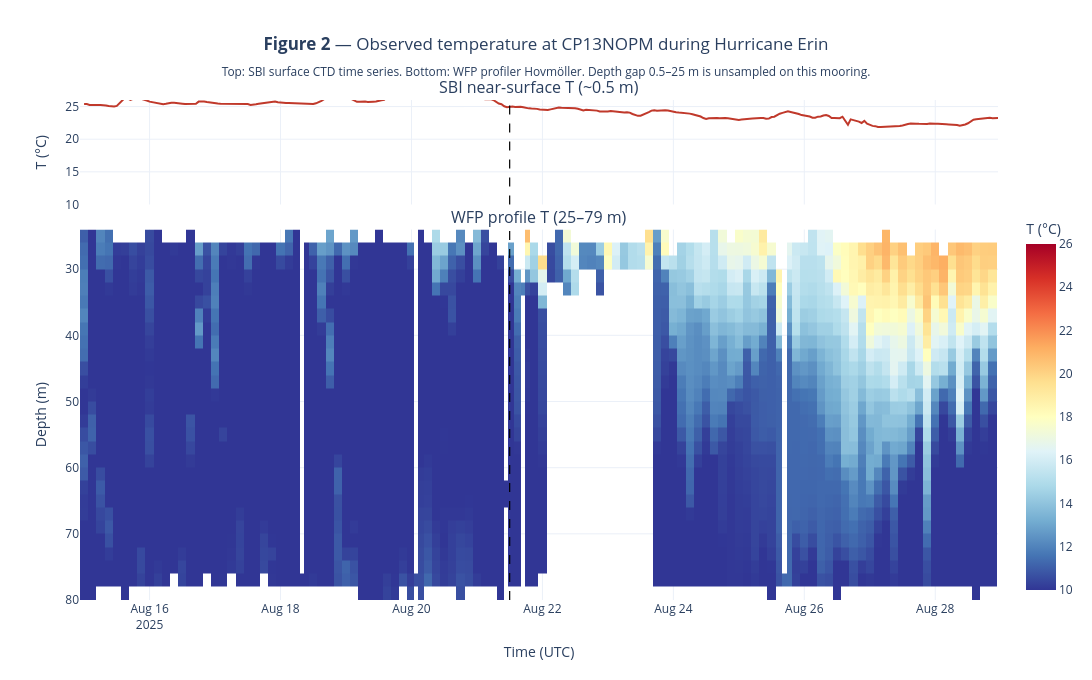

The code cell stored with this chart in its notebook:
### Markdown cell above
<span style="font-family: 'Courier New', monospace;">

## 4. Figure 2 — Observation T(z, t) Hovmöller (T033)

WFP profiler T at CP13NOPM on the 2 m × hourly grid, after QARTOD
filtering (accepting flag 1 = pass and flag 2 = not evaluated) and a
range check against the constitution's MAB bounds (T: 2–28 °C,
S: 28–37 PSU). Each plotted cell is the hourly mean of accepted
samples at that depth bin; white cells within the 25–79 m band are
hours without a profile pass through that depth, not filtered data.
The top strip shows near-surface T from the separate SBI cable CTD
at nominal ~0.5 m — plotted for context, not included in the
Hovmöller grid (see Step 9 caveat in methods doc). The closest-
approach time is marked (dashed black line).

</span>

### Code cell
wfp_pv = wfp.pivot(index='depth', columns='time', values='T').sort_index()

TEMP_MIN, TEMP_MAX = 10.0, 26.0   # °C, common scale for Figures 2-4

# Two-row layout: top strip = SBI surface T time series;
# main panel = WFP Hovmoller (25-79 m). 0.5-25 m is unsampled (documented gap).
fig2 = make_subplots(
    rows=2, cols=1,
    shared_xaxes=True,
    row_heights=[0.22, 0.78],
    vertical_spacing=0.05,
    subplot_titles=('SBI near-surface T (~0.5 m)', 'WFP profile T (25–79 m)'),
)

# Top strip: SBI surface time series
fig2.add_trace(
    go.Scatter(
        x=sbi['time'], y=sbi['T'],
        mode='lines',
        line=dict(color='#C0392B', width=2),
        name='SBI ~0.5 m',
        hovertemplate='%{x|%Y-%m-%d %H:%M}<br>T=%{y:.2f} °C<extra>SBI surface</extra>',
    ),
    row=1, col=1,
)

# Main panel: WFP Hovmoller
fig2.add_trace(
    go.Heatmap(
        x=wfp_pv.columns, y=wfp_pv.index, z=wfp_pv.values,
        zmin=TEMP_MIN, zmax=TEMP_MAX,
        colorscale='RdYlBu_r',
        colorbar=dict(title='T (°C)', y=0.39, len=0.78),
        hovertemplate='%{x|%Y-%m-%d %H:%M}<br>depth=%{y:.1f} m<br>T=%{z:.2f} °C<extra>WFP</extra>',
    ),
    row=2, col=1,
)

# CPA line on both panels
fig2.add_vline(x=CPA_TIME, line=dict(color='black', width=1.2, dash='dash'), row=1, col=1)
fig2.add_vline(x=CPA_TIME, line=dict(color='black', width=1.2, dash='dash'), row=2, col=1)

fig2.update_yaxes(title='T (°C)', row=1, col=1, range=[TEMP_MIN, TEMP_MAX])
fig2.update_yaxes(title='Depth (m)', autorange='reversed', row=2, col=1)
fig2.update_xaxes(title='Time (UTC)', row=2, col=1)

fig2.update_layout(
    title=dict(
        text='<b>Figure 2</b> — Observed temperature at CP13NOPM during Hurricane Erin<br>'
             '<sub>Top: SBI surface CTD time series. Bottom: WFP profiler Hovmöller. '
             'Depth gap 0.5–25 m is unsampled on this mooring.</sub>',
        x=0.5, xanchor='center',
    ),
    height=680, width=1100,
    template='plotly_white',
    showlegend=False,
)
fig2.write_html(FIG_DIR / 'fig02_obs_temp_hovmoller.html')
fig2

### Figure 1 — Plotly figure (JSON) as saved in the notebook; plotly's stock layout.template omitted (floating-point values rounded to 4 significant figures; data arrays with more than 128 entries replaced by an {"elided": "..."} marker saying what was removed)
{"data": [{"hovertemplate": "%{x|%Y-%m-%d %H:%M}<br>T=%{y:.2f} °C<extra>SBI surface</extra>", "line": {"color": "#C0392B", "width": 2}, "mode": "lines", "name": "SBI ~0.5 m", "type": "scatter", "x": {"elided": "336 str values"}, "xaxis": "x", "y": {"elided": "336 float values"}, "yaxis": "y"}, {"colorbar": {"len": 0.78, "title": {"text": "T (°C)"}, "y": 0.39}, "colorscale": [[0.0, "rgb(49,54,149)"], [0.1, "rgb(69,117,180)"], [0.2, "rgb(116,173,209)"], [0.3, "rgb(171,217,233)"], [0.4, "rgb(224,243,248)"], [0.5, "rgb(255,255,191)"], [0.6, "rgb(254,224,144)"], [0.7, "rgb(253,174,97)"], [0.8, "rgb(244,109,67)"], [0.9, "rgb(215,48,39)"], [1.0, "rgb(165,0,38)"]], "hovertemplate": "%{x|%Y-%m-%d %H:%M}<br>depth=%{y:.1f} m<br>T=%{z:.2f} °C<extra>WFP</extra>", "type": "heatmap", "x": ["2025-08-15T00:00:00.000000000", "2025-08-15T03:00:00.000000000", "2025-08-15T06:00:00.000000000", "2025-08-15T09:00:00.000000000", "2025-08-15T12:00:00.000000000", "2025-08-15T15:00:00.000000000", "2025-08-15T18:00:00.000000000", "2025-08-15T21:00:00.000000000", "2025-08-16T00:00:00.000000000", "2025-08-16T03:00:00.000000000", "2025-08-16T06:00:00.000000000", "2025-08-16T09:00:00.000000000", "2025-08-16T12:00:00.000000000", "2025-08-16T15:00:00.000000000", "2025-08-16T18:00:00.000000000", "2025-08-16T21:00:00.000000000", "2025-08-17T00:00:00.000000000", "2025-08-17T03:00:00.000000000", "2025-08-17T06:00:00.000000000", "2025-08-17T09:00:00.000000000", "2025-08-17T12:00:00.000000000", "2025-08-17T15:00:00.000000000", "2025-08-17T18:00:00.000000000", "2025-08-17T21:00:00.000000000", "2025-08-18T00:00:00.000000000", "2025-08-18T03:00:00.000000000", "2025-08-18T06:00:00.000000000", "2025-08-18T08:00:00.000000000", "2025-08-18T09:00:00.000000000", "2025-08-18T12:00:00.000000000", "2025-08-18T15:00:00.000000000", "2025-08-18T18:00:00.000000000", "2025-08-18T21:00:00.000000000", "2025-08-19T00:00:00.000000000", "2025-08-19T03:00:00.000000000", "2025-08-19T06:00:00.000000000", "2025-08-19T09:00:00.000000000", "2025-08-19T12:00:00.000000000", "2025-08-19T15:00:00.000000000", "2025-08-19T18:00:00.000000000", "2025-08-19T21:00:00.000000000", "2025-08-20T00:00:00.000000000", "2025-08-20T02:00:00.000000000", "2025-08-20T03:00:00.000000000", "2025-08-20T06:00:00.000000000", "2025-08-20T09:00:00.000000000", "2025-08-20T12:00:00.000000000", "2025-08-20T15:00:00.000000000", "2025-08-20T18:00:00.000000000", "2025-08-20T21:00:00.000000000", "2025-08-21T00:00:00.000000000", "2025-08-21T03:00:00.000000000", "2025-08-21T06:00:00.000000000", "2025-08-21T09:00:00.000000000", "2025-08-21T11:00:00.000000000", "2025-08-21T12:00:00.000000000", "2025-08-21T15:00:00.000000000", "2025-08-21T17:00:00.000000000", "2025-08-21T18:00:00.000000000", "2025-08-21T21:00:00.000000000", "2025-08-22T00:00:00.000000000", "2025-08-22T03:00:00.000000000", "2025-08-22T06:00:00.000000000", "2025-08-22T09:00:00.000000000", "2025-08-22T12:00:00.000000000", "2025-08-22T15:00:00.000000000", "2025-08-22T18:00:00.000000000", "2025-08-22T21:00:00.000000000", "2025-08-23T00:00:00.000000000", "2025-08-23T03:00:00.000000000", "2025-08-23T06:00:00.000000000", "2025-08-23T09:00:00.000000000", "2025-08-23T12:00:00.000000000", "2025-08-23T15:00:00.000000000", "2025-08-23T18:00:00.000000000", "2025-08-23T21:00:00.000000000", "2025-08-24T00:00:00.000000000", "2025-08-24T03:00:00.000000000", "2025-08-24T06:00:00.000000000", "2025-08-24T09:00:00.000000000", "2025-08-24T12:00:00.000000000", "2025-08-24T15:00:00.000000000", "2025-08-24T18:00:00.000000000", "2025-08-24T21:00:00.000000000", "2025-08-25T00:00:00.000000000", "2025-08-25T03:00:00.000000000", "2025-08-25T06:00:00.000000000", "2025-08-25T09:00:00.000000000", "2025-08-25T12:00:00.000000000", "2025-08-25T15:00:00.000000000", "2025-08-25T17:00:00.000000000", "2025-08-25T18:00:00.000000000", "2025-08-25T21:00:00.000000000", "2025-08-26T00:00:00.000000000", "2025-08-26T03:00:00.000000000", "2025-08-26T06:00:00.000000000", "2025-08-26T09:00:00.000000000", "2025-08-26T12:00:00.000000000", "2025-08-26T15:00:00.000000000", "2025-08-26T18:00:00.000000000", "2025-08-26T21:00:00.000000000", "2025-08-27T00:00:00.000000000", "2025-08-27T03:00:00.000000000", "2025-08-27T06:00:00.000000000", "2025-08-27T09:00:00.000000000", "2025-08-27T12:00:00.000000000", "2025-08-27T15:00:00.000000000", "2025-08-27T18:00:00.000000000", "2025-08-27T21:00:00.000000000", "2025-08-28T00:00:00.000000000", "2025-08-28T03:00:00.000000000", "2025-08-28T06:00:00.000000000", "2025-08-28T09:00:00.000000000", "2025-08-28T12:00:00.000000000", "2025-08-28T15:00:00.000000000", "2025-08-28T18:00:00.000000000", "2025-08-28T21:00:00.000000000"], "xaxis": "x2", "y": [25.0, 27.0, 29.0, 31.0, 33.0, 35.0, 37.0, 39.0, 41.0, 43.0, 45.0, 47.0, 49.0, 51.0, 53.0, 55.0, 57.0, 59.0, 61.0, 63.0, 65.0, 67.0, 69.0, 71.0, 73.0, 75.0, 77.0, 79.0], "yaxis": "y2", "z": {"elided": "28x117 float values"}, "zmax": 26.0, "zmin": 10.0}], "layout": {"annotations": [{"font": {"size": 16}, "showarrow": false, "text": "SBI near-surface T (~0.5 m)", "x": 0.5, "xanchor": "center", "xref": "paper", "y": 1.0, "yanchor": "bottom", "yref": "paper"}, {"font": {"size": 16}, "showarrow": false, "text": "WFP profile T (25–79 m)", "x": 0.5, "xanchor": "center", "xref": "paper", "y": 0.741, "yanchor": "bottom", "yref": "paper"}], "height": 680, "shapes": [{"line": {"color": "black", "dash": "dash", "width": 1.2}, "type": "line", "x0": "2025-08-21T12:00:00", "x1": "2025-08-21T12:00:00", "xref": "x", "y0": 0, "y1": 1, "yref": "y domain"}, {"line": {"color": "black", "dash": "dash", "width": 1.2}, "type": "line", "x0": "2025-08-21T12:00:00", "x1": "2025-08-21T12:00:00", "xref": "x2", "y0": 0, "y1": 1, "yref": "y2 domain"}], "showlegend": false, "title": {"text": "<b>Figure 2</b> — Observed temperature at CP13NOPM during Hurricane Erin<br><sub>Top: SBI surface CTD time series. Bottom: WFP profiler Hovmöller. Depth gap 0.5–25 m is unsampled on this mooring.</sub>", "x": 0.5, "xanchor": "center"}, "width": 1100, "xaxis": {"anchor": "y", "domain": [0.0, 1.0], "matches": "x2", "showticklabels": false}, "xaxis2": {"anchor": "y2", "domain": [0.0, 1.0], "title": {"text": "Time (UTC)"}}, "yaxis": {"anchor": "x", "domain": [0.791, 1.0], "range": [10.0, 26.0], "title": {"text": "T (°C)"}}, "yaxis2": {"anchor": "x2", "autorange": "reversed", "domain": [0.0, 0.741], "title": {"text": "Depth (m)"}}}}
